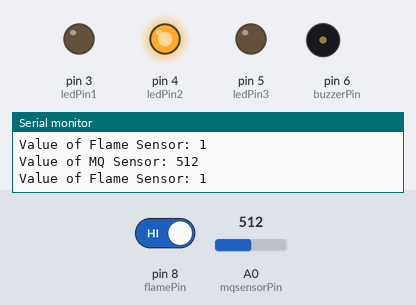
Recording of a sketch running on a simulated Arduino Uno, built with avr-gcc and run on an emulated ATmega328P. Shown: output pins drawn as LEDs (lit = HIGH), buzzer (waves = sounding), the last lines printed to the serial monitor. Inputs (shaded band) come from the test bench; at power-on: A0 (mqsensorPin) = 512, pin 8 (flamePin) HIGH.

Above: at 11.2 s.
11.3 s: A0 (mqsensorPin) set to 587
13.2 s: A0 (mqsensorPin) set to 611
At 14.5 s:
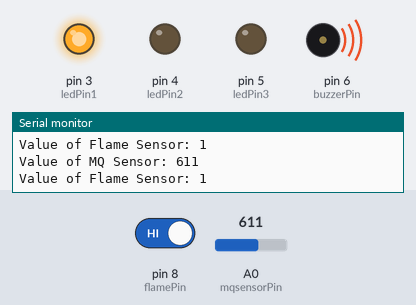
17.2 s: A0 (mqsensorPin) set to 590
At 18.7 s:
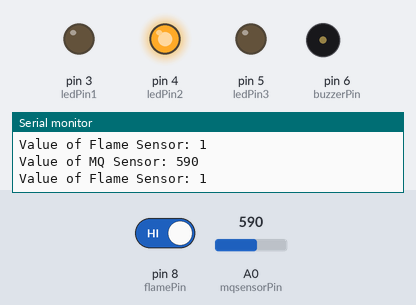
19.5 s: A0 (mqsensorPin) set to 610
At 21.8 s:
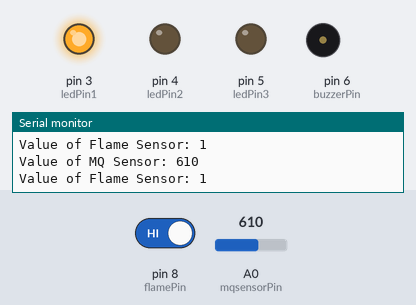
Timing chart, 0 to 24.5 s (numbered marks = the images above; inputs shaded):
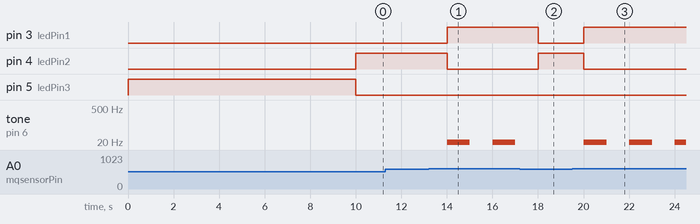

The sketch:

smoke-fire.ino
```cpp
#define ledPin1 3 //Red
#define ledPin2 4  //Green
#define ledPin3 5 //Yellow or Blue
#define buzzerPin 6 //BuzzerPin
#define mqsensorPin A0 //Analog pin for MQ sensor
#define thresholdValue 600 //Setting the min threshold value for MQ sensor
#define calibrationTime 10000 //Give the value in milliseconds Eg: 1 sec:
// #define flamesensorPin A0 //Analog pin for flame sensor
#define flamePin 8 //Digital pin for flame sensor
int flame = HIGH; //Initially setting flame value as HIGH

void setup()
{
  pinMode(mqsensorPin, INPUT);
  pinMode(flamePin, INPUT);
  pinMode(ledPin1, OUTPUT);
  pinMode(ledPin2, OUTPUT);
  pinMode(ledPin3, OUTPUT);
  pinMode(buzzerPin, OUTPUT);
  Serial.begin(9600); // sets the serial port to 9600
  Serial.println("Sensor Calibrating...");
  digitalWrite(ledPin3, HIGH);
  delay(calibrationTime);
  digitalWrite(ledPin3, LOW);
  Serial.println("Sensor Calibrated");
}

void loop()
{
  int mqSensorValue = analogRead(mqsensorPin); // Reads analog value of MQ sensor
  // int flameSensorValue = analogRead(flamesensorPin); //Reads analog value of flame sensor
  flame = digitalRead(flamePin); //Reads the digital value of  flame sensor
  if (mqSensorValue > thresholdValue || flame == LOW)
  {
    Serial.print("Value of MQ Sensor: ");
    Serial.println(mqSensorValue); //Prints analog value of MQ sensor
    Serial.print("Value of Flame Sensor: ");
    Serial.println(flame); //Prints digital value of MQ sensor
    digitalWrite(ledPin1, HIGH);
    digitalWrite(ledPin2, LOW);
    tone(buzzerPin, 1); //Set the voltage to high and makes a noise
    delay(1000); //Waits for 1000 seconds
    noTone(buzzerPin); //Sets the voltage to low and makes no noise
    delay(1000); //Waits for 1000 milliseconds
  }
  else
  {
    Serial.print("Value of MQ Sensor: ");
    Serial.println(mqSensorValue); //Prints analog value
    Serial.print("Value of Flame Sensor: ");
    Serial.println(flame); //Prints digital value of MQ sensor
    digitalWrite(ledPin1, LOW);
    digitalWrite(ledPin2, HIGH);
    noTone(buzzerPin); //Sets the voltage to low and makes no noise
    delay(1000); // wait 1sec for next reading
  }
}
```

Measured:
- the behaviour switches between 600 and 601 on A0 (mqsensorPin) (found by bisection; images 0 and 1)
- after the input at 13.2 s, pin 3 (ledPin1): LOW → HIGH after 0.81 s; pin 4 (ledPin2): HIGH → LOW after 0.81 s; tone on pin 6 (buzzerPin): alternates 1 Hz for 1.0 s and silent for 1.0 s, starting after 0.81 s
- after the input at 17.2 s, pin 3 (ledPin1): HIGH → LOW after 0.81 s; pin 4 (ledPin2): LOW → HIGH after 0.81 s; tone on pin 6 (buzzerPin): stays silent (without the input it goes to 1 Hz after 0.81 s)
- after the input at 19.5 s, pin 3 (ledPin1): LOW → HIGH after 0.51 s; pin 4 (ledPin2): HIGH → LOW after 0.51 s; tone on pin 6 (buzzerPin): alternates 1 Hz for 1.0 s and silent for 1.0 s, starting after 0.51 s
